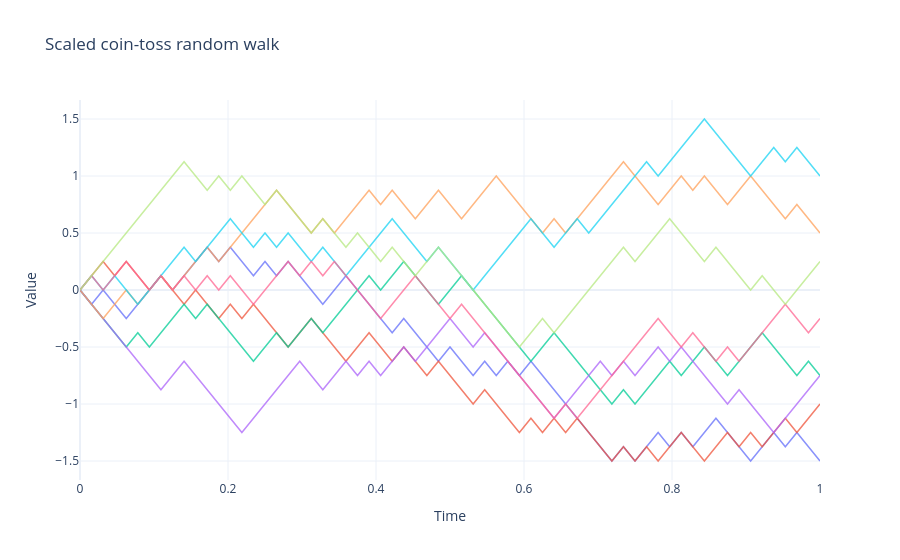

Notebook cell for this chart:
### Markdown cell above
## 5. Brownian Motion from a Scaled Random Walk

The notes build Brownian motion from a coin-toss random walk. Over a time interval of length $t$, split time into $n$ pieces:

$$
t_i = \frac{i}{n}t, \qquad i=0,1,\ldots,n.
$$

At each step, move up or down by a size proportional to $\sqrt{t/n}$. Then:

$$
X(t_i)-X(t_{i-1}) \sim N\left(0,\frac{t}{n}\right)
$$

in the limiting Normal model. The key fact is not the direction of a single step, but the scaling: random movement over $dt$ has standard deviation $\sqrt{dt}$.

### Code cell
random_walk = simulate_random_walk(
    years=1.0,
    steps_per_year=64,
    path_count=8,
    rng=create_rng(seed=405),
)

plot_paths(random_walk, title="Scaled coin-toss random walk")
